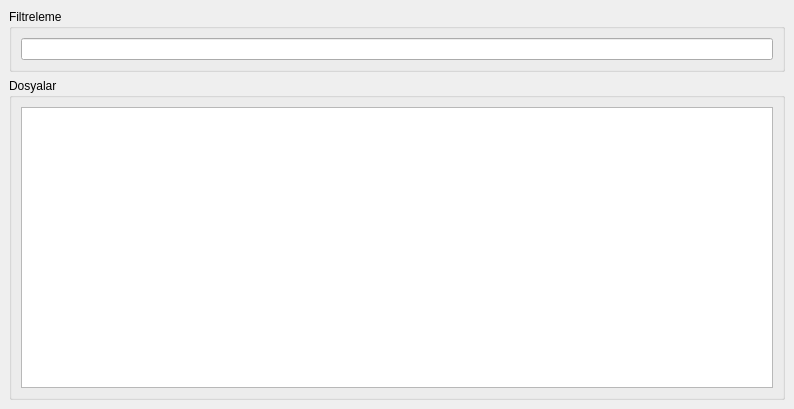
<?xml version="1.0" encoding="UTF-8"?>
<ui version="4.0">
 <class>MainWindow</class>
 <widget class="QMainWindow" name="MainWindow">
  <property name="geometry">
   <rect>
    <x>0</x>
    <y>0</y>
    <width>794</width>
    <height>409</height>
   </rect>
  </property>
  <property name="windowTitle">
   <string>FileBrowser</string>
  </property>
  <widget class="QWidget" name="centralwidget">
   <layout class="QVBoxLayout" name="verticalLayout">
    <property name="leftMargin">
     <number>9</number>
    </property>
    <property name="topMargin">
     <number>9</number>
    </property>
    <property name="rightMargin">
     <number>9</number>
    </property>
    <property name="bottomMargin">
     <number>9</number>
    </property>
    <item>
     <widget class="QGroupBox" name="groupBox_2">
      <property name="title">
       <string>Filtreleme</string>
      </property>
      <layout class="QGridLayout" name="gridLayout_2">
       <item row="0" column="0">
        <widget class="QLineEdit" name="lineEdit"/>
       </item>
      </layout>
     </widget>
    </item>
    <item>
     <widget class="QGroupBox" name="groupBox">
      <property name="title">
       <string>Dosyalar</string>
      </property>
      <layout class="QGridLayout" name="gridLayout">
       <item row="0" column="0">
        <widget class="QTreeView" name="treeView">
         <property name="editTriggers">
          <set>QAbstractItemView::NoEditTriggers</set>
         </property>
        </widget>
       </item>
      </layout>
     </widget>
    </item>
   </layout>
  </widget>
 </widget>
 <resources/>
 <connections/>
</ui>
